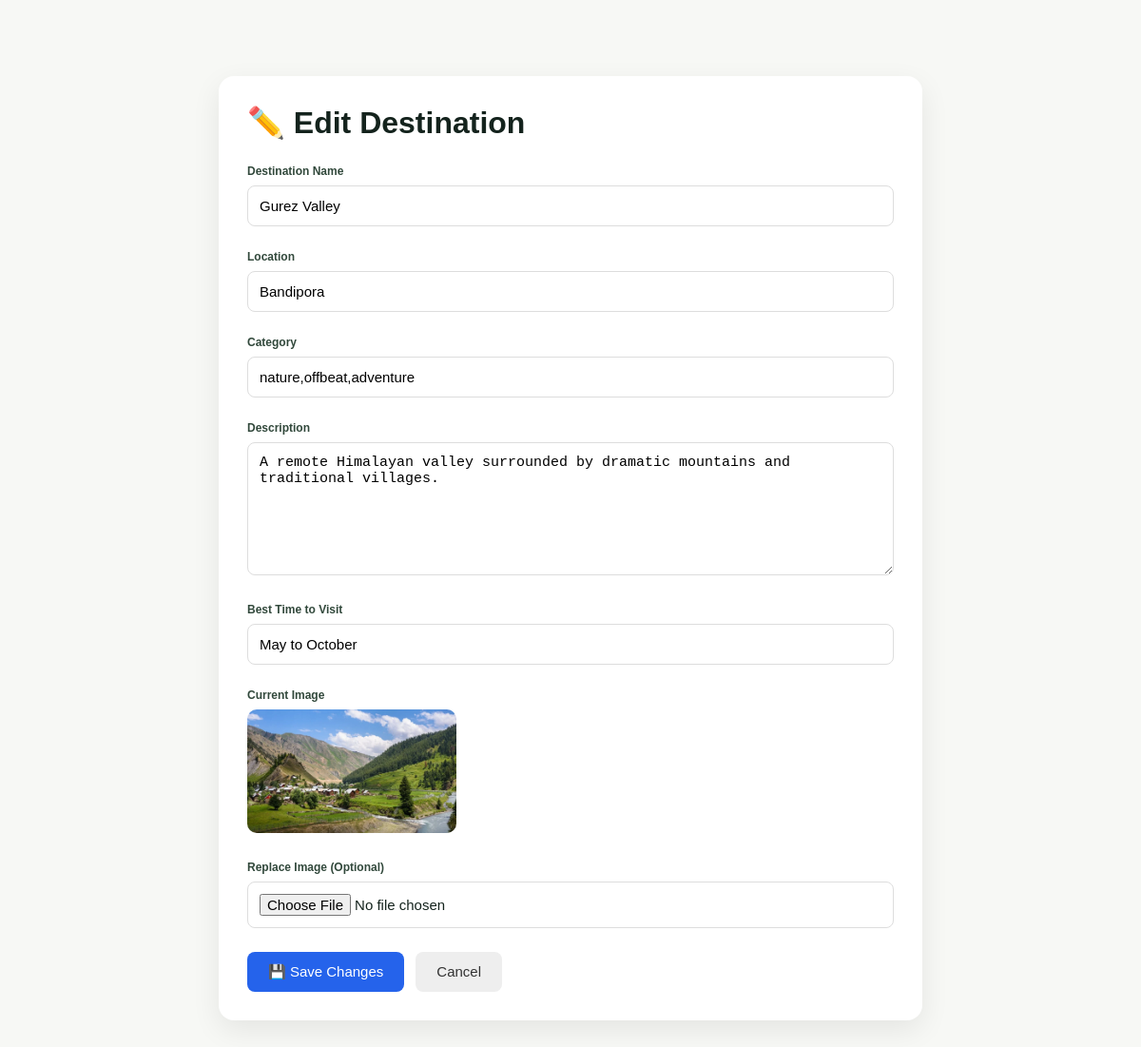
Screenshot of /admin/destinations/edit/6 (signed in) with the database file from the repository.
### tables this page shows
CREATE TABLE destinations (

    id INTEGER PRIMARY KEY AUTOINCREMENT,

    name TEXT NOT NULL,

    location TEXT,

    category TEXT,

    description TEXT,

    image TEXT,

    best_time TEXT

);

### app.py (the view, shortened to what this page needs)
@app.route("/admin/destinations/edit/<int:destination_id>", methods=["GET", "POST"])
def edit_destination(destination_id):
    if not session.get("admin_logged_in"):
        return redirect(url_for("admin_login"))
    connection = get_db_connection()
    destination = connection.execute(
        "SELECT * FROM destinations WHERE id = ?",
        (destination_id,)
    ).fetchone()
    if destination is None:
        connection.close()
        return "Destination not found", 404
    connection.close()
    return render_template(
        "edit_destination.html",
        destination=destination
    )

### app.py (called while the page is built)
def get_db_connection():
    connection = sqlite3.connect(DATABASE)
    connection.row_factory = sqlite3.Row
    return connection

### templates/edit_destination.html (shortened to what this page needs)
<!DOCTYPE html>
<html lang="en">
<head>
    <link rel="stylesheet"
          href="{{ url_for('static', filename='css/style.css') }}">
</head>
<body>
<div class="edit-container">
    <div class="edit-card">
        <h1>✏️ Edit Destination</h1>
        <form method="POST"
              enctype="multipart/form-data">
            <div class="form-group">
                <label>Destination Name</label>
                <input
                    type="text"
                    name="name"
                    value="{{ destination['name'] }}"
                    required
                >
            </div>
            <div class="form-group">
                <label>Location</label>
                <input
                    type="text"
                    name="location"
                    value="{{ destination['location'] }}"
                    required
                >
            </div>
            <div class="form-group">
                <label>Category</label>
                <input
                    type="text"
                    name="category"
                    value="{{ destination['category'] }}"
                    required
                >
            </div>
            <div class="form-group">
                <label>Description</label>
                <textarea
                    name="description"
                    required
                >{{ destination['description'] }}</textarea>
            </div>
            <div class="form-group">
                <label>Best Time to Visit</label>
                <input
                    type="text"
                    name="best_time"
                    value="{{ destination['best_time'] }}"
                >
            </div>
            <div class="form-group">
                <label>Current Image</label>
                {% if destination['image'] %}
                <div class="current-image">
                    <img
                        src="{{ url_for(
                            'static',
                            filename='images/' + destination['image']
                        ) }}"
                        alt="{{ destination['name'] }}"
                    >
                </div>
                {% else %}
                <p>No image uploaded.</p>
                {% endif %}
            </div>
            <div class="form-group">
                <label>Replace Image (Optional)</label>
                <input
                    type="file"
                    name="image"
                    accept="image/*"
                >
            </div>
            <div class="button-row">
                <button
                    type="submit"
                    class="save-button"
                >
                    💾 Save Changes
                </button>
                <a
                    href="/admin"
                    class="cancel-button"
                >
                    Cancel
                </a>
            </div>
        </form>
    </div>
</div>
</body>
</html>

### static/css/style.css (style rules this page uses)
* { margin: 0; padding: 0; box-sizing: border-box; }
html { scroll-behavior: smooth; }
body { font-family: "DM Sans", sans-serif; color: #14231d; background: #f7f8f5; }
a { text-decoration: none; color: inherit; }
.form-group { margin-top: 25px; }
.form-group > label { display: block; margin-bottom: 10px; color: #31483b; font-size: 12px; font-weight: 700; }

### templates/edit_destination.html (style rules this page uses)
.edit-container { max-width: 800px; margin: 50px auto; padding: 30px; }
.edit-card { background: white; padding: 30px; border-radius: 16px; box-shadow: 0 10px 30px rgba(0,0,0,0.08); }
.edit-card h1 { margin-bottom: 25px; }
.form-group { margin-bottom: 20px; }
.form-group label { display: block; margin-bottom: 8px; font-weight: 600; }
.form-group input, .form-group textarea, .form-group select { width: 100%; padding: 12px; border: 1px solid #ddd; border-radius: 8px; font-size: 15px; box-sizing: border-box; }
.form-group textarea { min-height: 140px; resize: vertical; }
.current-image { margin-bottom: 15px; }
.current-image img { width: 220px; height: 130px; object-fit: cover; border-radius: 10px; }
.button-row { display: flex; gap: 12px; margin-top: 25px; }
.save-button, .cancel-button { padding: 12px 22px; border: none; border-radius: 8px; text-decoration: none; cursor: pointer; font-size: 15px; }
.save-button { background: #2563eb; color: white; }
.cancel-button { background: #eee; color: #333; }

### rows the page displays
destinations: name "Gurez Valley", location "Bandipora", category "nature,offbeat,adventure", description "A remote Himalayan valley surrounded by dramatic mountains and traditional villages.", best_time "May to October", image (picture)
